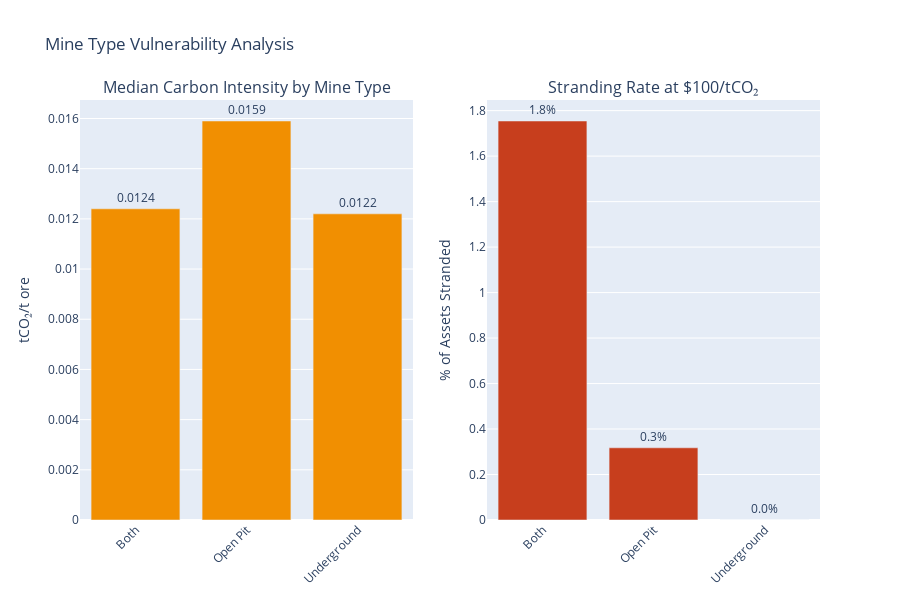

Source (notebook cell):
### Code cell
# Visualization: Mine type comparison
fig5 = make_subplots(
    rows=1, cols=2,
    subplot_titles=('Median Carbon Intensity by Mine Type', 'Stranding Rate at $100/tCO₂'),
    specs=[[{'type': 'bar'}, {'type': 'bar'}]]
)

# Intensity plot
fig5.add_trace(
    go.Bar(
        x=mine_type_analysis['Mine Type'],
        y=mine_type_analysis['Median Intensity'],
        marker_color='#F18F01',
        name='Intensity',
        text=mine_type_analysis['Median Intensity'].round(4),
        textposition='outside'
    ),
    row=1, col=1
)

# Stranding rate plot
fig5.add_trace(
    go.Bar(
        x=mine_type_analysis['Mine Type'],
        y=mine_type_analysis['Stranding Rate @$100'],
        marker_color='#C73E1D',
        name='Stranding Rate',
        text=[f"{val:.1f}%" for val in mine_type_analysis['Stranding Rate @$100']],
        textposition='outside'
    ),
    row=1, col=2
)

fig5.update_xaxes(tickangle=-45, row=1, col=1)
fig5.update_xaxes(tickangle=-45, row=1, col=2)
fig5.update_yaxes(title_text='tCO₂/t ore', row=1, col=1)
fig5.update_yaxes(title_text='% of Assets Stranded', row=1, col=2)

fig5.update_layout(
    height=600,
    title_text='Mine Type Vulnerability Analysis',
    showlegend=False
)

fig5.show()

### Figure 1 — Plotly figure (JSON) as saved in the notebook; plotly's stock layout.template omitted (floating-point values rounded to 4 significant figures)
{"data": [{"marker": {"color": "#F18F01"}, "name": "Intensity", "text": [0.0124, 0.0159, 0.0122], "textposition": "outside", "type": "bar", "x": ["Both", "Open Pit", "Underground"], "xaxis": "x", "y": [0.0124, 0.0159, 0.0122], "yaxis": "y"}, {"marker": {"color": "#C73E1D"}, "name": "Stranding Rate", "text": ["1.8%", "0.3%", "0.0%"], "textposition": "outside", "type": "bar", "x": ["Both", "Open Pit", "Underground"], "xaxis": "x2", "y": [1.754, 0.3175, 0.0], "yaxis": "y2"}], "layout": {"annotations": [{"font": {"size": 16}, "showarrow": false, "text": "Median Carbon Intensity by Mine Type", "x": 0.225, "xanchor": "center", "xref": "paper", "y": 1, "yanchor": "bottom", "yref": "paper"}, {"font": {"size": 16}, "showarrow": false, "text": "Stranding Rate at $100/tCO₂", "x": 0.775, "xanchor": "center", "xref": "paper", "y": 1, "yanchor": "bottom", "yref": "paper"}], "height": 600, "showlegend": false, "title": {"text": "Mine Type Vulnerability Analysis"}, "xaxis": {"anchor": "y", "domain": [0, 0.45], "tickangle": -45}, "xaxis2": {"anchor": "y2", "domain": [0.55, 1], "tickangle": -45}, "yaxis": {"anchor": "x", "domain": [0, 1], "title": {"text": "tCO₂/t ore"}}, "yaxis2": {"anchor": "x2", "domain": [0, 1], "title": {"text": "% of Assets Stranded"}}}}
